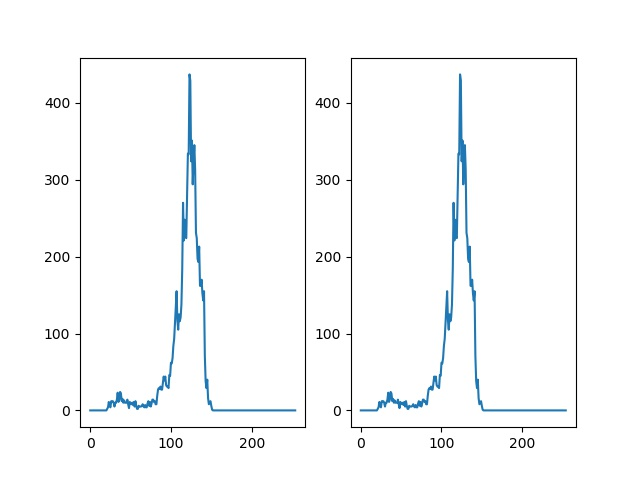

Generate this figure with Python:
import torch
import numpy as np
from PIL import Image
from matplotlib import pyplot as plt
from differentiable_histogram import differentiable_histogram


if __name__ == '__main__':

    # Load image
    src = Image.open('src.png').convert('L').resize((100, 100), Image.BILINEAR)
    src = torch.Tensor(np.array(src) / 255.0)
    src.requires_grad = True

    # Compute histogram (official implementation)
    hist_standard = torch.histc(src, bins=255, min=0.0, max=1.0)

    # Compute histogram (differentiable implementation)
    hist_differentiable = differentiable_histogram(src, bins=255, min=0.0, max=1.0)[0, 0, :]

    # Backward Test
    try:
        torch.mean(hist_standard).backward()     # Error
    except Exception as e:
        print(e)
    torch.mean(hist_differentiable).backward()
    print(src.grad)

    # Show
    plt.figure()
    plt.subplot(121)
    plt.plot(hist_standard.detach().numpy())
    plt.subplot(122)
    plt.plot(hist_differentiable.detach().numpy())
    plt.show()
